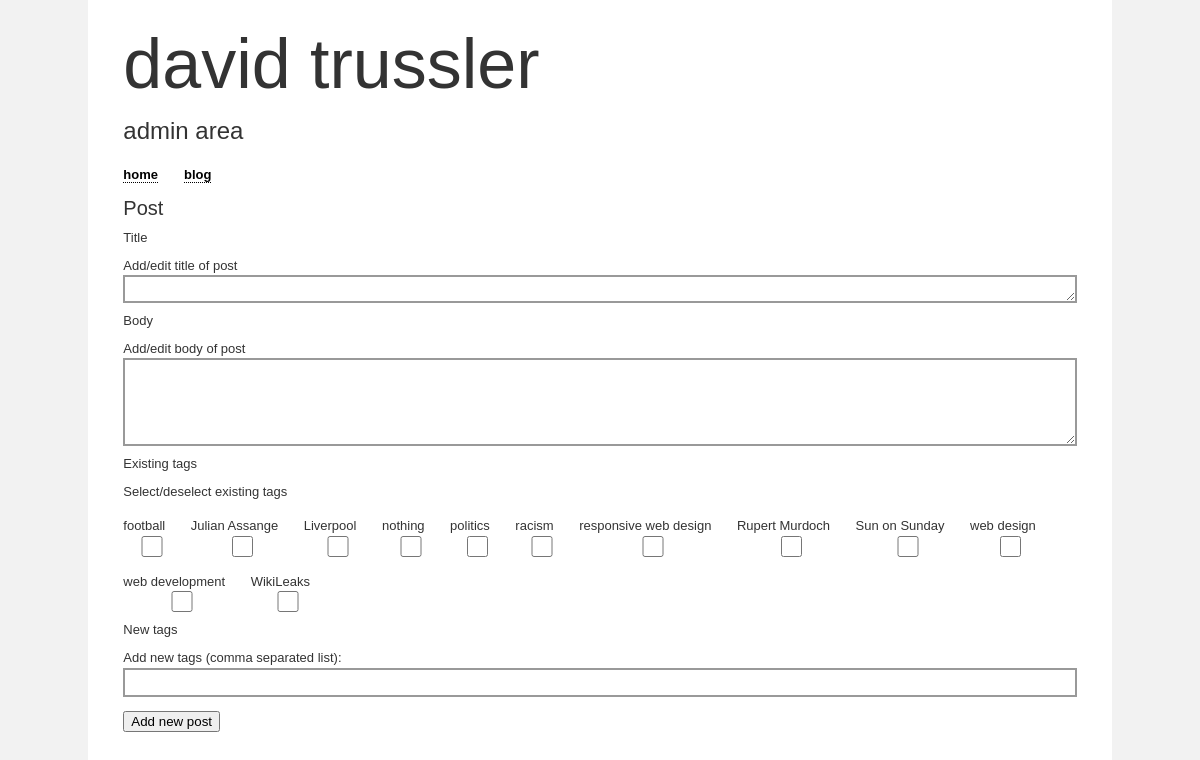
The page /admin/edit.php on the database its author committed.
### tables this page shows
CREATE TABLE IF NOT EXISTS `blog_tag_names` (
  `tagNameId` int(11) NOT NULL AUTO_INCREMENT,
  `name` tinytext,
  PRIMARY KEY (`tagNameId`)
);

### constants/environment.php (called while the page is built, shortened)
<?php
$DOC_ROOT = '/home/futuragr/public_html/davidtrussler';
?>

### blog/blog_login.php (called while the page is built)
<?php
$server = 'localhost';
$user = 'root';
$password = 'skyblue';
$database = 'davidtrussler';
?>

### classes/weblog.php (called while the page is built, shortened)
<?php
class Weblog {
	private $mysqli;
	function __construct($docRoot) {
		include ($docRoot.'/blog/blog_login.php');
		$this->ser = $server;
		$this->use = $user;
		$this->pas = $password;
		$this->dat = $database;
		$this->mysqli = new mysqli($this->ser, $this->use, $this->pas, $this->dat);
	}
	public function getTags() {
		$tagArray = array();
		if ($this->mysqli->connect_errno) {
			return 'Error: could not connect to database!';
			exit();
		} else {
			$query = "SELECT tagNameId, name FROM blog_tag_names ORDER BY name";
			$result = $this->mysqli->query($query);
			if (!$result) {
				return 'Error: no results!';
			} else {
				$tagArray = array();
				$i = 0;
				while($row = $result->fetch_row()) {
					$tagArray[$i] = array('tagNameId'=>$row[0], 'name'=>$row[1]);
					$i++;
				}
			}
			return $tagArray;
		}
	}
}
?>

### admin/edit.php (the view, shortened to what this page needs)
<?php
include ('../constants/environment.php');
include ('../classes/weblog.php');
include ('includes/adminHeader.php');
$weblog = new Weblog($DOC_ROOT);
$allTags = $weblog->getTags();
$tagIdArray = array();
if (isset($_POST['postId'])) {
	$postId = $_POST['postId'];
	$paras = array();
	$bodyEdit = '';
	$post = $weblog->getPost($postId);
	$body = $post['body'];
		$body = htmlspecialchars_decode($body, ENT_QUOTES);
	$title = $post['title'];
		$title = htmlspecialchars_decode($title, ENT_QUOTES);
	$tags = $post['tags'];
	$bodyXml = new DOMDocument();
	$bodyXml->loadXML($body);
	$paras = $bodyXml->getElementsByTagName('para');
	foreach ($paras as $para) {
		$bodyEdit .= '<p>'.$para->nodeValue.'</p>';
	}
} else {
	$postId = '';
	$title = '';
	$bodyEdit = '';
}
?>
<h3>Post</h3>
<form action="blog.php" method="post">
	<fieldset>
		<p class="fieldsetLabel">Title</p>
		<div class="field">
			<label for="title">Add/edit title of post</label>
			<textarea id="title" name="title" cols="100" rows="1"><?php echo $title; ?></textarea>
		</div>
	</fieldset>
	<fieldset>
		<p class="fieldsetLabel">Body</p>
		<div class="field">
			<label for="body">Add/edit body of post</label>
			<textarea id="body" name="body" cols="100" rows="10" class="wysiwyg"><?php echo $bodyEdit; ?></textarea>
		</div>
	</fieldset>
	<fieldset>
		<p class="fieldsetLabel">Existing tags</p>
		<p class="fieldsetLabel">Select/deselect existing tags</p>
<?php
foreach ($allTags as $allTagArray) {
?>
		<div class="field checkbox">
			<label for="tag_<?php echo $allTagArray['tagNameId']; ?>"><?php echo $allTagArray['name']; ?></label>
			<input id="tag_<?php echo $allTagArray['tagNameId']; ?>" type="checkbox" name="tag[<?php echo $allTagArray['tagNameId']; ?>]"
<?php
if (in_array($allTagArray['tagNameId'], $tagIdArray)) {
	echo '"checked"';
}
?>
			/>
		</div>
<?php } ?>
	</fieldset>
	<fieldset>
		<p class="fieldsetLabel">New tags</p>
		<div class="field">
			<label for="newTags">Add new tags (comma separated list):</label>
			<input id="newTags" type="text" name="newTags" value=""/>
		</div>
	</fieldset>
	<fieldset>
<?php if ($postId) { ?>
		<div class="field">
			<input type="hidden" name="postId" value="<?php echo $postId; ?>"/>
			<input type="hidden" name="action" value="update"/>
			<button type="submit">Save changes</button>
		</div>
<?php } else { ?>
		<div class="field">
			<button type="submit">Add new post</button>
		</div>
<?php } ?>
	</fieldset>
</form>
<?php
include('includes/adminFooter.php');
?>

### css/dtPage.css (style rules this page uses)
body { text-align: center; padding: 0; margin: 0; border: 0; background-color: rgb(242,242,242); color: #333333; font-size: 62.5%; }
p, h1, h4, li, .credit, label, input, textarea, th, td { font-family: Verdana, "Lucida Sans Unicode", "Lucida Sans", "Lucida Grande", sans-serif; }
p, li, label, input, textarea, th, td { line-height: 1.5; margin: 0 0 0.65em; padding: 0; }
p, li, label, input, textarea, th, td { font-size: 1.3em; }
h2, h3, h5, .strong { font-family: "Arial Black", Gadget, sans-serif; }
h2, h3, h4, h5, ul { margin: 0 0 .5em 0; padding: 0; font-weight: normal; }
h3 { font-size: 2em; line-height: 1; }
fieldset { margin: 0; padding: 0; border: none; padding-left: 10px; }
fieldset div.field, fieldset div.actions, fieldset ul.styleControls, fieldset ul.viewModeControl { clear: left; width: 100%; }
fieldset > * { margin-left: -10px; }
fieldset div.field { margin-top: 0.65em; }
fieldset div.field.checkbox { float: left; clear: none; width: auto; margin-right: 20px; }
input, textarea, .admin iframe { margin: 0 0 .65em 0; padding: .2em 3px .1em; border: solid 2px #999999; display: block; width: 100%; }
input, iframe { height: 1.6em; }
input[type=checkbox] { display: inline; }
textarea#body, iframe#body { height: 6.1em; }

### rows shown on the page
blog_tag_names: name "football"
blog_tag_names: name "Julian Assange"
blog_tag_names: name "Liverpool"
blog_tag_names: name "nothing"
blog_tag_names: name "politics"
blog_tag_names: name "racism"
blog_tag_names: name "responsive web design"
blog_tag_names: name "Rupert Murdoch"
blog_tag_names: name "Sun on Sunday"
blog_tag_names: name "web design"
blog_tag_names: name "web development"
blog_tag_names: name "WikiLeaks"
